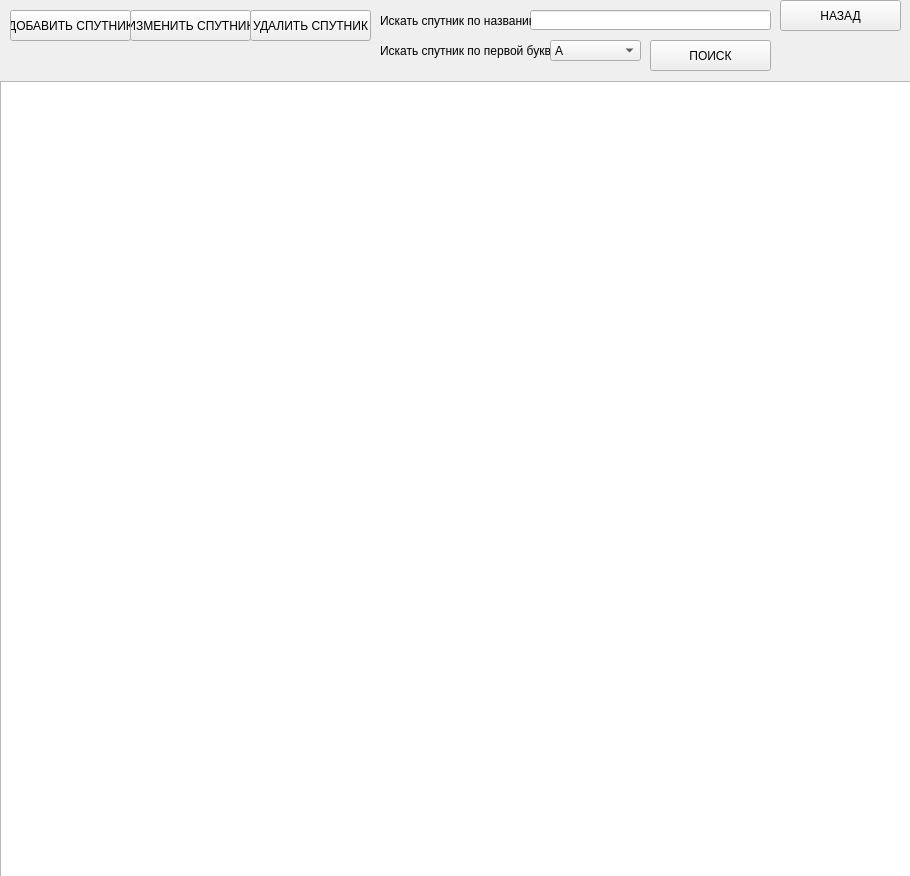
<?xml version="1.0" encoding="UTF-8"?>
<ui version="4.0">
 <class>Form</class>
 <widget class="QWidget" name="Form">
  <property name="geometry">
   <rect>
    <x>0</x>
    <y>0</y>
    <width>910</width>
    <height>876</height>
   </rect>
  </property>
  <property name="windowTitle">
   <string>Form</string>
  </property>
  <widget class="QLabel" name="alphabetSearchAble">
   <property name="geometry">
    <rect>
     <x>380</x>
     <y>40</y>
     <width>171</width>
     <height>21</height>
    </rect>
   </property>
   <property name="text">
    <string>Искать спутник по первой букве</string>
   </property>
  </widget>
  <widget class="QComboBox" name="alphabesearchWidget">
   <property name="geometry">
    <rect>
     <x>550</x>
     <y>40</y>
     <width>91</width>
     <height>21</height>
    </rect>
   </property>
   <item>
    <property name="text">
     <string>А</string>
    </property>
   </item>
   <item>
    <property name="text">
     <string>Б</string>
    </property>
   </item>
   <item>
    <property name="text">
     <string>В</string>
    </property>
   </item>
   <item>
    <property name="text">
     <string>Г</string>
    </property>
   </item>
   <item>
    <property name="text">
     <string>Д</string>
    </property>
   </item>
   <item>
    <property name="text">
     <string>Е</string>
    </property>
   </item>
   <item>
    <property name="text">
     <string>Ё</string>
    </property>
   </item>
   <item>
    <property name="text">
     <string>Ж</string>
    </property>
   </item>
   <item>
    <property name="text">
     <string>З</string>
    </property>
   </item>
   <item>
    <property name="text">
     <string>И</string>
    </property>
   </item>
   <item>
    <property name="text">
     <string>Й</string>
    </property>
   </item>
   <item>
    <property name="text">
     <string>К</string>
    </property>
   </item>
   <item>
    <property name="text">
     <string>Л</string>
    </property>
   </item>
   <item>
    <property name="text">
     <string>М</string>
    </property>
   </item>
   <item>
    <property name="text">
     <string>Н</string>
    </property>
   </item>
   <item>
    <property name="text">
     <string>О</string>
    </property>
   </item>
   <item>
    <property name="text">
     <string>П</string>
    </property>
   </item>
   <item>
    <property name="text">
     <string>Р</string>
    </property>
   </item>
   <item>
    <property name="text">
     <string>С</string>
    </property>
   </item>
   <item>
    <property name="text">
     <string>Т</string>
    </property>
   </item>
   <item>
    <property name="text">
     <string>У</string>
    </property>
   </item>
   <item>
    <property name="text">
     <string>Ф</string>
    </property>
   </item>
   <item>
    <property name="text">
     <string>Х</string>
    </property>
   </item>
   <item>
    <property name="text">
     <string>Ц</string>
    </property>
   </item>
   <item>
    <property name="text">
     <string>Ч</string>
    </property>
   </item>
   <item>
    <property name="text">
     <string>Ш</string>
    </property>
   </item>
   <item>
    <property name="text">
     <string>Щ</string>
    </property>
   </item>
   <item>
    <property name="text">
     <string>Ъ</string>
    </property>
   </item>
   <item>
    <property name="text">
     <string>Ы</string>
    </property>
   </item>
   <item>
    <property name="text">
     <string>Ь</string>
    </property>
   </item>
   <item>
    <property name="text">
     <string>Э</string>
    </property>
   </item>
   <item>
    <property name="text">
     <string>Ю</string>
    </property>
   </item>
   <item>
    <property name="text">
     <string>Я</string>
    </property>
   </item>
  </widget>
  <widget class="QPushButton" name="backButton">
   <property name="geometry">
    <rect>
     <x>780</x>
     <y>0</y>
     <width>121</width>
     <height>31</height>
    </rect>
   </property>
   <property name="text">
    <string>НАЗАД</string>
   </property>
  </widget>
  <widget class="QPushButton" name="submitButton">
   <property name="geometry">
    <rect>
     <x>650</x>
     <y>40</y>
     <width>121</width>
     <height>31</height>
    </rect>
   </property>
   <property name="text">
    <string>ПОИСК</string>
   </property>
  </widget>
  <widget class="QLineEdit" name="searchWidget">
   <property name="geometry">
    <rect>
     <x>530</x>
     <y>10</y>
     <width>241</width>
     <height>20</height>
    </rect>
   </property>
  </widget>
  <widget class="QLabel" name="searchAble">
   <property name="geometry">
    <rect>
     <x>380</x>
     <y>10</y>
     <width>151</width>
     <height>21</height>
    </rect>
   </property>
   <property name="text">
    <string>Искать спутник по названию</string>
   </property>
  </widget>
  <widget class="QPushButton" name="addButton">
   <property name="geometry">
    <rect>
     <x>10</x>
     <y>10</y>
     <width>121</width>
     <height>31</height>
    </rect>
   </property>
   <property name="text">
    <string>ДОБАВИТЬ СПУТНИК</string>
   </property>
  </widget>
  <widget class="QPushButton" name="updateButton">
   <property name="geometry">
    <rect>
     <x>130</x>
     <y>10</y>
     <width>121</width>
     <height>31</height>
    </rect>
   </property>
   <property name="text">
    <string>ИЗМЕНИТЬ СПУТНИК</string>
   </property>
  </widget>
  <widget class="QPushButton" name="deleteButton">
   <property name="geometry">
    <rect>
     <x>250</x>
     <y>10</y>
     <width>121</width>
     <height>31</height>
    </rect>
   </property>
   <property name="text">
    <string>УДАЛИТЬ СПУТНИК</string>
   </property>
  </widget>
  <widget class="QTableWidget" name="tableWidget">
   <property name="geometry">
    <rect>
     <x>0</x>
     <y>81</y>
     <width>1961</width>
     <height>821</height>
    </rect>
   </property>
  </widget>
 </widget>
 <resources/>
 <connections/>
</ui>
